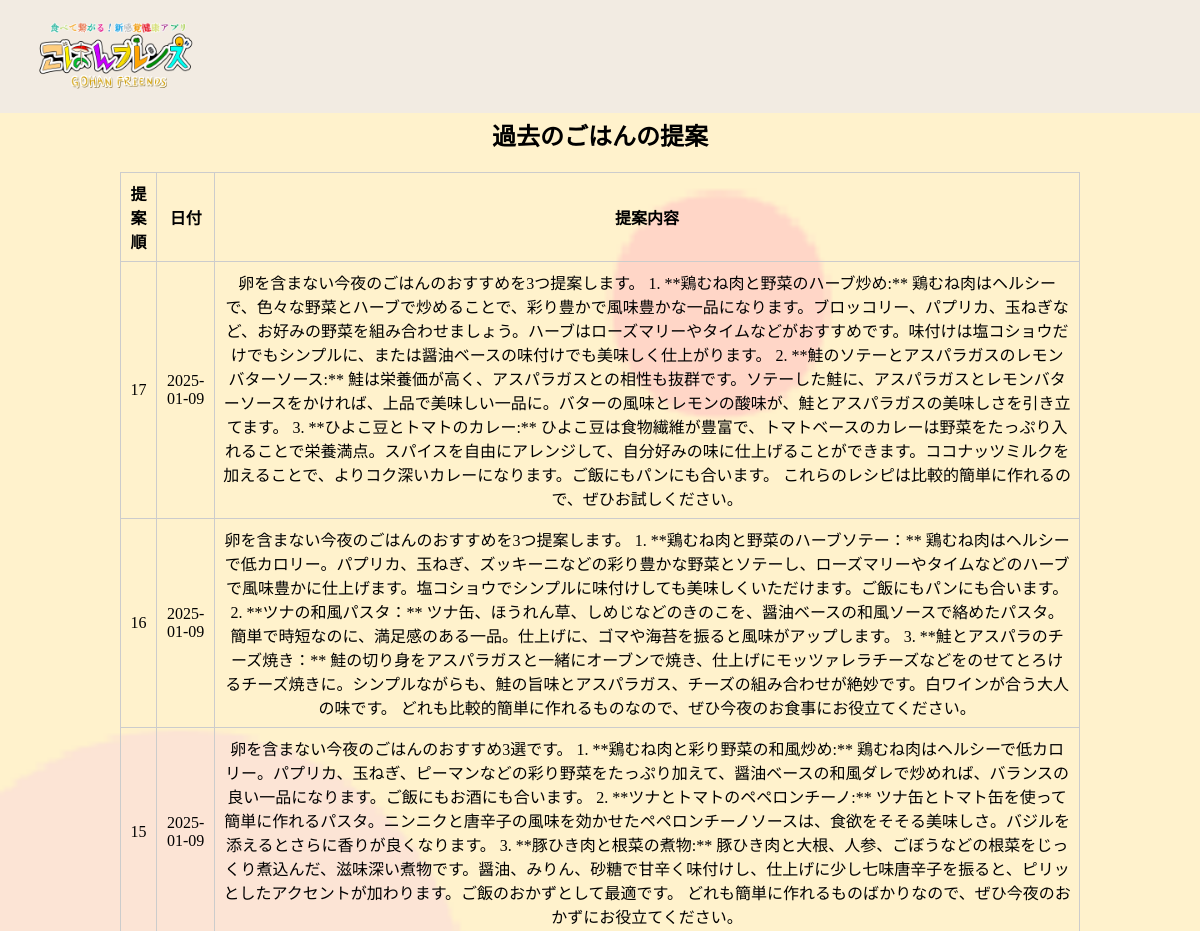
Page /sugg/sugg_hist (upper part) on the earlier database version.
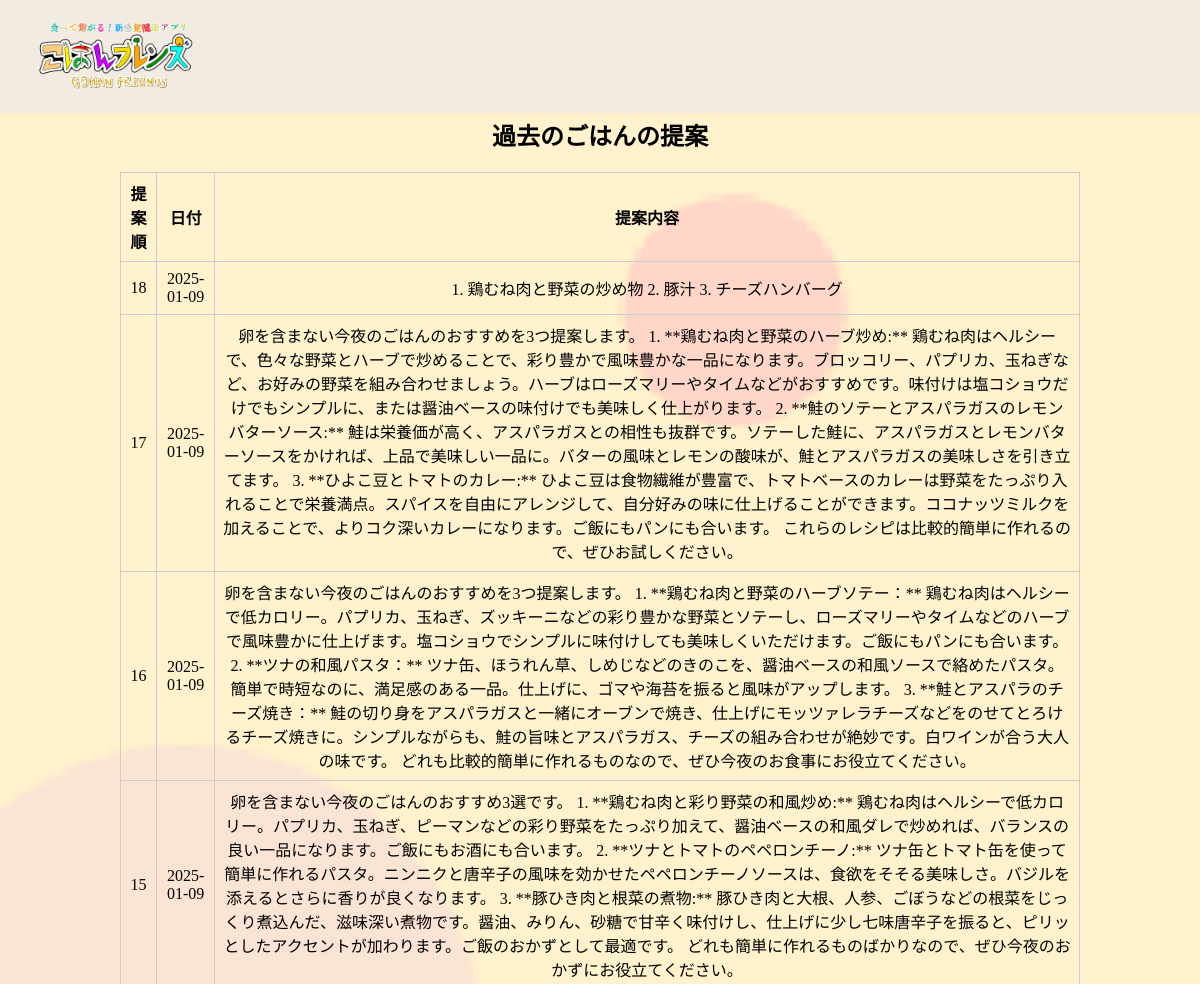
Same page on the later database version.
### tables this page shows
CREATE TABLE HISTORY (
    SUGG_ID INTEGER PRIMARY KEY AUTOINCREMENT,
    DAY DATE DEFAULT CURRENT_DATE,
    SUGG_txt VARCHAR(100)
, ACCOUNT_ID INTEGER NOT NULL DEFAULT 0);

### app.py (the view)
@app.route('/sugg/sugg_hist')
def sugg_hist():
    history = get_history()
    return render_template('sugg/sugg_hist.html', history=history)

### app.py (called while the page is built)
def get_db():
    conn = sqlite3.connect(DATABASE)
    return conn

@app.context_processor
def inject_account_info():
    return {
        'account_name': session.get('account_name'),
        'account_id': session.get('account_id')
    }

def get_history():
    conn = get_db()
    cursor = conn.cursor()
    cursor.execute("SELECT SUGG_ID, DAY, SUGG_txt FROM HISTORY ORDER BY SUGG_ID DESC")
    rows = cursor.fetchall()
    conn.close()
    return rows

### templates/sugg/sugg_hist.html (shortened to what this page needs)
{% extends 'base.html' %}
{% block content %}
<div class="main-contents">
    <h2 class="txt-center">過去のごはんの提案</h2>
    <div class="history-container">
        {% if history %}
            <table>
                <thead>
                    <tr>
                        <th>提案順</th>
                        <th>日付</th>
                        <th>提案内容</th>
                    </tr>
                </thead>
                <tbody>
                    {% for sugg in history %}
                        <tr>
                            <td>{{ sugg[0] }}</td>
                            <td>{{ sugg[1] }}</td>
                            <td>{{ sugg[2] }}</td>
                        </tr>
                    {% endfor %}
                </tbody>
            </table>
        {% else %}
            <p>過去の提案はまだありません。</p>
        {% endif %}
    </div>
</div>
<br>
<br>
{% endblock %}

### templates/base.html (shortened to what this page needs)
<!DOCTYPE html>
<html lang="ja">
<head>
    <link rel="stylesheet" href="../../static/css/style.css">
</head>
<body background="{{ url_for('static', filename='img/background.png') }}" class="kabegami">
    <header class="clearfix">
        <img src="{{ url_for('static', filename='img/title.png') }}" class="header-logo">
    </header>
    <main>
        {% block content %}{% endblock %}
    </main>
</body>
</html>

### static/css/style.css (style rules this page uses)
html, body { margin: 0; padding: 0; box-sizing: border-box; height: 100%; }
.kabegami { background-size: cover; }
header { display: flex; align-items: center; background-color: rgb(230,230,250,0.5); }
.header-logo { width: 200px; margin-left: 20px; margin-right: 20px; }
.clearfix::after { content: ""; clear: both; display: table; }
.main-contents { padding-top: 70px; }
table { border-collapse: collapse; width: 80%; }
th, td { border: 1px solid #ccc; padding: 8px; text-align: center; }
.txt-center { text-align: center; }
.history-container { display: flex; justify-content: center; }

Differences in the rows shown:
added HISTORY: SUGG_ID "18", DAY "2025-01-09", SUGG_txt "1. 鶏むね肉と野菜の炒め物 2. 豚汁 3. チーズハンバーグ"
